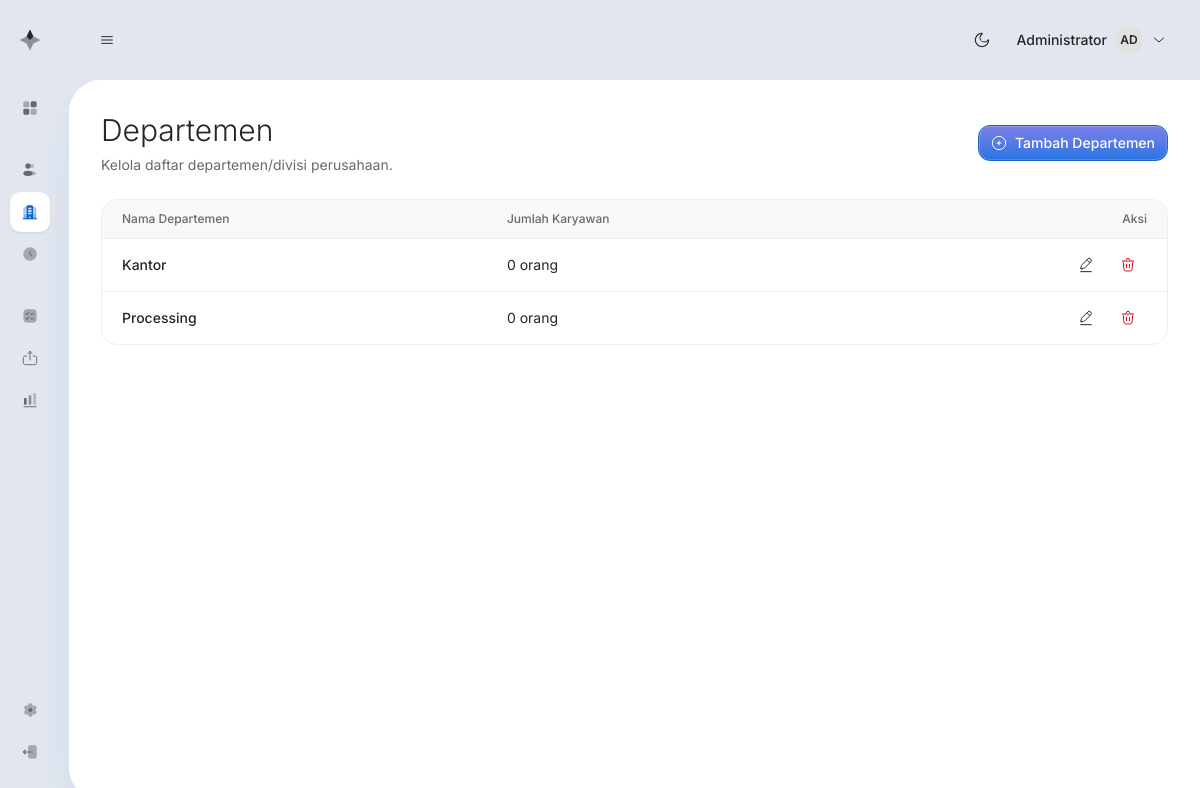
Page /departemen.php (signed in) on the committed database.
### tables this page shows
CREATE TABLE departments (
    id INT AUTO_INCREMENT PRIMARY KEY,
    nama_departemen VARCHAR(100) NOT NULL
);

### includes/icons.php (called while the page is built, shortened)
<?php
function ic(string $name): string
{
    return $GLOBALS['__icons'][$name] ?? '';
}

### includes/functions.php (called while the page is built, shortened)
<?php
function e(?string $str): string
{
    return htmlspecialchars($str ?? '', ENT_QUOTES, 'UTF-8');
}

### departemen.php (the view, shortened to what this page needs)
<?php
require_once __DIR__ . '/config/database.php';
require_once __DIR__ . '/includes/functions.php';
require_once __DIR__ . '/includes/icons.php';
$departemen = $pdo->query(
    'SELECT d.*, (SELECT COUNT(*) FROM employees e WHERE e.departemen_id = d.id) AS jumlah_karyawan
     FROM departments d ORDER BY d.nama_departemen'
)->fetchAll();
include __DIR__ . '/includes/header.php';
?>
<header class="page__header">
  <div class="page__headline">
    <h1 class="page__title">Departemen</h1>
    <p class="page__description">Kelola daftar departemen/divisi perusahaan.</p>
  </div>
  <div class="page__action">
    <button type="button" class="button button--primary" data-stisla-dialog-trigger="tambahDept">
      <?= ic('solar:add-circle-linear') ?> Tambah Departemen
    </button>
  </div>
</header>
<div class="page__body">
  <section class="page__section">
    <div class="card">
      <?php if (empty($departemen)): ?>
        <div class="empty-state empty-state--sm">
          <div class="empty-state__media"><?= ic('solar:buildings-2-bold-duotone') ?></div>
          <h3 class="empty-state__title">Belum ada departemen</h3>
          <p class="empty-state__text">Tambahkan departemen pertama, misalnya "Kantor" atau "Processing".</p>
        </div>
      <?php else: ?>
        <div class="table-responsive">
          <table class="table table--hover table--align-middle">
            <thead class="table__head--alt">
              <tr>
                <th>Nama Departemen</th>
                <th>Jumlah Karyawan</th>
                <th class="text-end">Aksi</th>
              </tr>
            </thead>
            <tbody>
              <?php foreach ($departemen as $d): ?>
                <tr>
                  <td class="font-medium"><?= e($d['nama_departemen']) ?></td>
                  <td><?= (int) $d['jumlah_karyawan'] ?> orang</td>
                  <td class="text-end">
                    <button type="button" class="button button--sm button--ghost button--neutral"
                            data-stisla-dialog-trigger="editDept<?= (int) $d['id'] ?>">
                      <?= ic('solar:pen-2-linear') ?>
                    </button>
                    <button type="button" class="button button--sm button--ghost button--danger"
                            data-stisla-dialog-trigger="hapusDept<?= (int) $d['id'] ?>">
                      <?= ic('solar:trash-bin-minimalistic-linear') ?>
                    </button>
                  </td>
                </tr>
              <?php endforeach; ?>
            </tbody>
          </table>
        </div>
      <?php endif; ?>
    </div>
  </section>
</div>
<?php include __DIR__ . '/includes/footer.php'; ?>

### rows in the picture
departments: nama_departemen "Kantor", jumlah_karyawan "0"
departments: nama_departemen "Processing", jumlah_karyawan "0"

### other values in the picture
$admin['nama'] "Administrator"
substr($admin['nama'], 0, 2) "AD"
